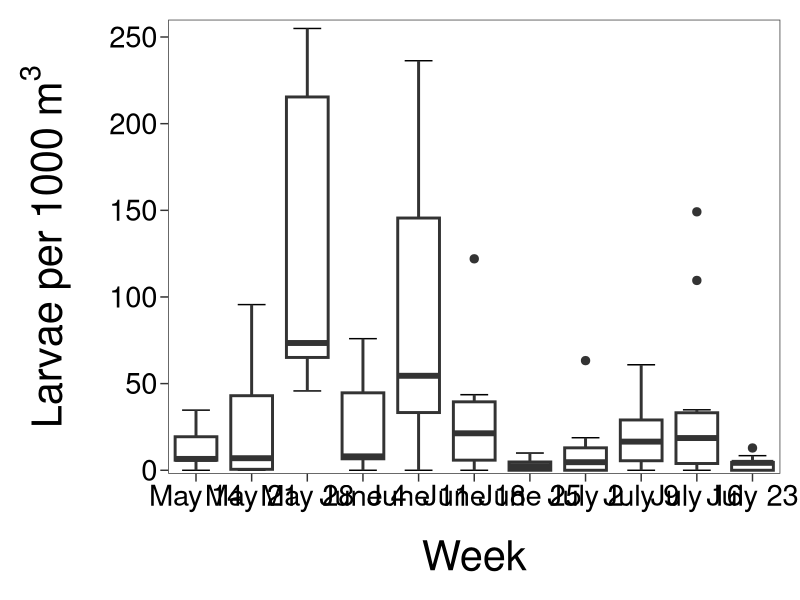

Generate this figure with R: (Note: this script raises an error after producing the figure.)
#################################################################
##
##  APIS Cisco (Lucke et al.) manuscript
##  
## This file calculates the average diet for larvae that had
## food in the gut at time of capture, broken down into the
## five most abundant prey groups by numbers. This also includes
## calculations for average diet for fish that fed during the
## first and last two weeks of sampling
## 
#################################################################

## CLEAR ENVIRONMENT ============================================

rm(list = ls(all.names=TRUE))


## LOAD PACKAGES ================================================

library(readxl)        # reading Excel data
library(dplyr)         # manipulating data
library(magrittr)      # for %<>%
library(tidyr)         # transforming data arrangement (tidy data!!)
library(ggplot2)       # visualizations


## LOAD DATA ====================================================

effort <- read_excel("data/APIS_Coregonus_2018.xlsx", sheet = "Neuston_Effort") %>% 
  select(trawl, week, tow.distance.km)
larval.fish <- read_excel("data/APIS_Coregonus_2018.xlsx", sheet = "Larval_Length_Yolk") %>% 
  filter(include == "Y") %>% 
  select(trawl, tl.mm)


## CALCULATE DENSITY ============================================

effort %<>% mutate(volume.km3 = 0.25 * tow.distance.km,
                   volume.m3 = volume.km3 * 1000)

larval.trawl.abundance <- larval.fish %>% group_by(trawl) %>% 
  summarize(n.fish = n())
  
larval.trawl.density <- left_join(effort, larval.trawl.abundance) %>% 
  mutate(density.m3 = n.fish/volume.m3,
         density.1000.m3 = (n.fish/volume.m3)*1000,
         n.fish = replace_na(n.fish, 0),
         density.m3 = replace_na(density.m3, 0),
         density.1000.m3 = replace_na(density.1000.m3, 0)) 

larval.trawl.density.table <- larval.trawl.density %>% group_by(week) %>% 
  summarize(mean = mean(density.1000.m3),
            median = median(density.1000.m3),
            quantile.100 = quantile(density.1000.m3, 1.0),
            quantile.75 = quantile(density.1000.m3, 0.75),
            quantile.50 = quantile(density.1000.m3, 0.50),
            quantile.25 = quantile(density.1000.m3, 0.25),
            quantile.0 = quantile(density.1000.m3, 0.0),
            )

## EXPAND WEEK LABELS ===========================================

larval.trawl.density$week <- gsub('20', 'May 14', larval.trawl.density$week)
larval.trawl.density$week <- gsub('25', 'June 18', larval.trawl.density$week)
larval.trawl.density$week <- gsub('23', 'June 4', larval.trawl.density$week)
larval.trawl.density$week <- gsub('30', 'July 23', larval.trawl.density$week)
larval.trawl.density$week <- gsub('21', 'May 21', larval.trawl.density$week)
larval.trawl.density$week <- gsub('29', 'July 16', larval.trawl.density$week)
larval.trawl.density$week <- gsub('28', 'July 9', larval.trawl.density$week)
larval.trawl.density$week <- gsub('22', 'May 28', larval.trawl.density$week)
larval.trawl.density$week <- gsub('24', 'June 11', larval.trawl.density$week)
larval.trawl.density$week <- gsub('27', 'July 2', larval.trawl.density$week)
larval.trawl.density$week <- gsub('26', 'June 25', larval.trawl.density$week)

larval.trawl.density %<>% mutate(week = factor(week, levels = c('May 14', 'May 21', 'May 28','June 4', 
                                                                'June 11', 'June 18','June 25', 'July 2',
                                                                'July 9','July 16', 'July 23'),
                                               ordered = TRUE))


## VISUALIZATION ================================================

ggplot(larval.trawl.density, aes(x = week, y = density.1000.m3)) +
  stat_boxplot(geom = "errorbar", width = 0.5) +  
  geom_boxplot(size = 1.0, outlier.size = 2.5) + 
  scale_x_discrete(expand = c(0.05, 0))+
  scale_y_continuous(limits = c(-2, 260), breaks = seq(0, 250, 50), expand = c(0, 0)) +
  labs(x = "Week", y = expression(Larvae~per~1000~m^{3})) +
  theme_bw() +
  theme(panel.grid = element_blank(), panel.background = element_blank(), 
        strip.text = element_blank(),
        legend.title =  element_blank(),
        legend.text = element_text(size = 15),
        legend.key.size = unit(0.75, 'cm'),
        legend.position = "none",
        axis.ticks.length = unit(2.0, 'mm'),
        axis.text.y = element_text(size = 21, colour = "black"),
        axis.text.x = element_text(size = 21, colour = "black"),
        axis.title.y = element_text(size = 30, margin = margin(0, 20, 0, 0)),
        axis.title.x = element_text(size = 30, margin = margin(20, 0, 0, 0)),
        panel.spacing = unit(2, "lines"),
        plot.margin = unit(c(5, 5, 5, 5), "mm"))

ggsave("figures/Fig_4_density.tiff", width = 15, height = 10, dpi = 300)
  
